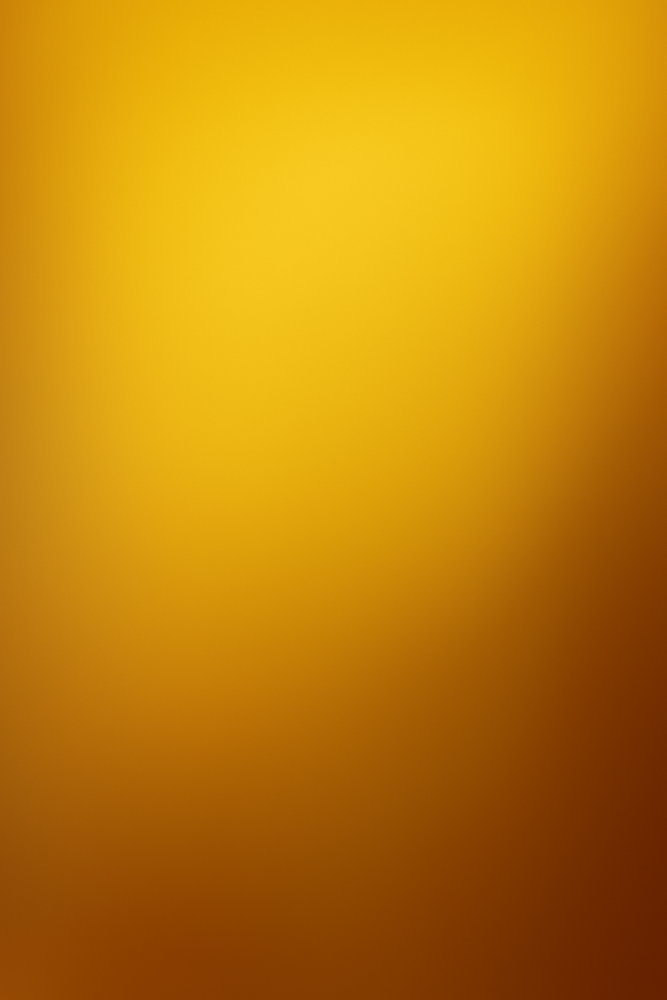
#> input picture newPattern24bit.png, 667 x 1000 px, shrunk from 1024 x 1536 before the run
$ python replace_bmp_in_pbm.py newPattern24bit.png newPattern24bit.png
#> lines starting #> are read from the running program, lines starting #| are printed output that depends on the picture
#!/usr/bin/env python3
"""
Replace BMP data inside a PBM (PBMP) file.
Assumes the BMP size hasn't changed - only the content.

Usage: python replace_bmp_in_pbm.py <pbm_file> <bmp_file>
"""

import sys
import struct
import os
from PIL import Image


def read_string(file, length):
    """Read a fixed-length string from file."""
    return file.read(length).decode('ascii', errors='ignore')


def read_uint32(file):
    """Read a 4-byte unsigned integer (little endian)."""
    return struct.unpack('<I', file.read(4))[0]


def replace_bmp_in_pbm(pbm_path, bmp_path):
    """
    Replace BMP data inside a PBM file.

    Args:
        pbm_path: Path to PBM file to modify
        bmp_path: Path to BMP file with new data
    """
#> called with pbm_path = 'newPattern24bit.png', bmp_path = 'newPattern24bit.png'
    try:
        # Load the BMP file using PIL
        img = Image.open(bmp_path)
#> img is the input picture: PIL image 667x1000 RGB; mean R, G, B 193.8, 130.1, 10

        # Convert to 8-bit grayscale if not already
        if img.mode != 'L':
            img = img.convert('L')
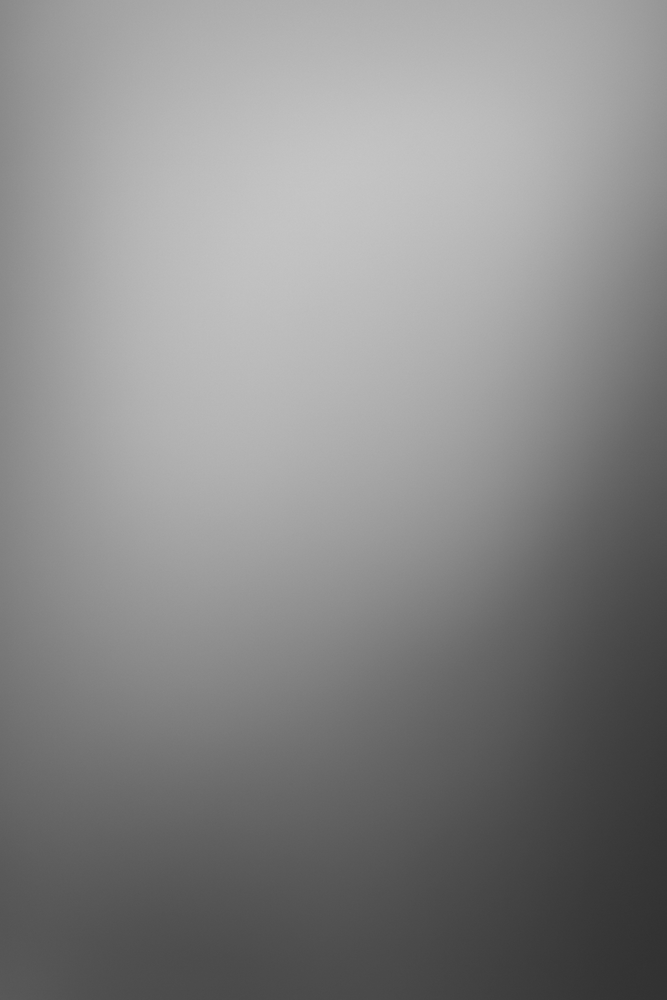
#> img: PIL image 667x1000 L; min 49, max 197, mean 135.5

        # Get BMP dimensions and pixel data
        bmp_width, bmp_height = img.size
#> bmp_width = 667; bmp_height = 1000
        bmp_data = list(img.getdata())
#> bmp_data = 667000 items
        bmp_bytes = bytes(bmp_data)

        print(f"BMP File Information:")
        print(f"  Width: {bmp_width}")
#|   Width: 667
        print(f"  Height: {bmp_height}")
#|   Height: 1000
        print(f"  Data size: {len(bmp_bytes)} bytes")
#|   Data size: 667000 bytes
        print()

        # Read the PBM file
        with open(pbm_path, 'rb') as pbm_file:
            # Read and verify "PBMP" signature
            signature = read_string(pbm_file, 4)
            if signature != "PBMP":
                print(f"Error: Invalid PBM file signature. Expected 'PBMP', got '{signature}'")
                return False

            # Skip 4 bytes (ignore)
            pbm_file.read(4)

            # Read and verify "head" signature
            head_signature = read_string(pbm_file, 4)
            if head_signature != "head":
                print(f"Error: Invalid head signature. Expected 'head', got '{head_signature}'")
                return False

            # Read header information
            num_chunks = read_uint32(pbm_file)
            version = read_uint32(pbm_file)
            pbm_width = read_uint32(pbm_file)
            pbm_height = read_uint32(pbm_file)
            bit_count = read_uint32(pbm_file)
            flags = read_uint32(pbm_file)

            print(f"PBM Header Information:")
            print(f"  Width: {pbm_width}")
            print(f"  Height: {pbm_height}")
            print(f"  Bit count: {bit_count}")
            print()

            # Verify dimensions match
            if bmp_width != pbm_width or bmp_height != pbm_height:
                print(f"Error: Dimension mismatch!")
                print(f"  PBM: {pbm_width}x{pbm_height}")
                print(f"  BMP: {bmp_width}x{bmp_height}")
                return False

            # Read and verify "data" signature
            data_signature = read_string(pbm_file, 4)
            if data_signature != "data":
                print(f"Error: Invalid data signature. Expected 'data', got '{data_signature}'")
                return False

            # Read data size
            data_size = read_uint32(pbm_file)
            expected_size = pbm_height * pbm_width

            if len(bmp_bytes) != data_size:
                print(f"Error: BMP data size doesn't match PBM data size!")
                print(f"  PBM expects: {data_size} bytes")
                print(f"  BMP provides: {len(bmp_bytes)} bytes")
                return False

            # Remember position where BMP data starts
            bmp_data_offset = pbm_file.tell()

            # Skip the old BMP data
            pbm_file.read(data_size)

            # Read remaining bytes after BMP data (if any)
            remaining_data = pbm_file.read()

        # Now write the modified PBM file
        with open(pbm_path, 'rb') as pbm_file:
            # Read everything up to the BMP data
            header_data = pbm_file.read(bmp_data_offset)

        # Write the complete file with new BMP data
        with open(pbm_path, 'wb') as pbm_file:
            # Write header (everything before BMP data)
            pbm_file.write(header_data)

            # Write new BMP data
            pbm_file.write(bmp_bytes)

            # Write remaining data (if any)
            if remaining_data:
                pbm_file.write(remaining_data)

        print(f"✓ Successfully replaced BMP data in PBM file: {pbm_path}")
        print(f"  Replaced {len(bmp_bytes)} bytes of BMP data")

        return True

    except FileNotFoundError as e:
        print(f"Error: Could not find file - {e}")
        return False
    except PermissionError as e:
        print(f"Error: Permission denied - {e}")
        return False
    except Exception as e:
        print(f"Error: {e}")
        import traceback
        traceback.print_exc()
        return False


def main():
    """Main function to handle command line arguments."""
    if len(sys.argv) != 3:
        print("Replace BMP data inside PBM (PBMP) file")
        print()
        print("Usage: python replace_bmp_in_pbm.py <pbm_file> <bmp_file>")
        print()
        print("Arguments:")
        print("  pbm_file - Path to PBM file to modify")
        print("  bmp_file - Path to BMP file with new data")
        print()
        print("Note: The BMP dimensions must match the original dimensions in the PBM file.")
        print()
        print("Example:")
        print("  python replace_bmp_in_pbm.py main18.pbm main18_modified.bmp")
        sys.exit(1)

    pbm_path = sys.argv[1]
    bmp_path = sys.argv[2]

    # Validate files exist
    if not os.path.exists(pbm_path):
        print(f"Error: PBM file does not exist: {pbm_path}")
        sys.exit(1)

    if not os.path.exists(bmp_path):
        print(f"Error: BMP file does not exist: {bmp_path}")
        sys.exit(1)

    print(f"PBM file: {pbm_path}")
    print(f"BMP file: {bmp_path}")
    print()

    # Replace BMP data
    success = replace_bmp_in_pbm(pbm_path, bmp_path)

    if success:
        sys.exit(0)
    else:
#> (the run stopped early here; a loop or call above may not have finished)
